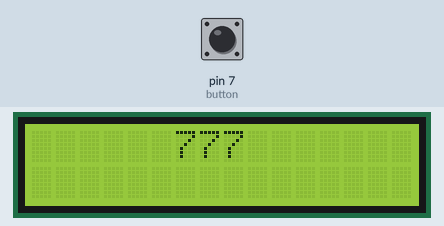
This sketch was run on a simulated Arduino Uno, built with avr-gcc and run on an emulated ATmega328P. Parts: 16×2 character LCD. The inputs (shaded band) are chosen by the test bench; at power-on: pin 7 (button) LOW. Random numbers use the default seed unless the sketch sets one.

Above: at 1.2 s.
1.3 s: pin 7 (button) pulled HIGH for 0.15 s
At 1.63 s:
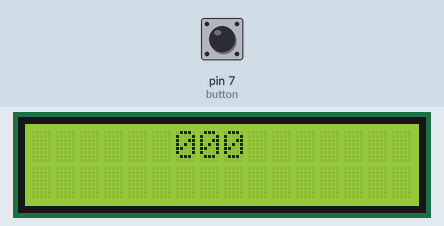
2.9 s: pin 7 (button) pulled HIGH for 1 s
At 2.9 s:
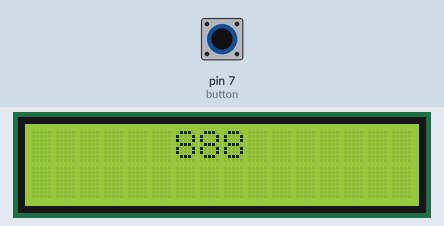
Timing chart, 0 to 5.9 s (numbered marks = the images above; inputs shaded):
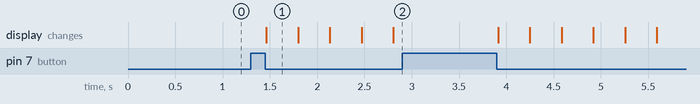

The sketch:

buttonWithLCD.ino
```cpp
#include <LiquidCrystal_I2C.h>
#include <Wire.h>
LiquidCrystal_I2C lcd(0x3F, 16, 2);
int button=7;
int flag=0;
void setup() {
  pinMode(button, INPUT);
  lcd.init();
  lcd.backlight();

  //lcd.setCursor(0, 0);

}

void loop() {
 lcd.setCursor(6,0);
 lcd.print("777");
 while(true){
  if(digitalRead(button)==HIGH){
    while(true){
      for(int i=0;i<9;i++){
        if(digitalRead(button)==HIGH){
          int f = random(9);
          int s = random(9);
          int t = random(9);
          lcd.clear();
          lcd.setCursor(6,0);
          lcd.print(f);
          lcd.print(s);
          lcd.print(t);
          break;
        }
        lcd.clear();
        lcd.setCursor(6,0);
        lcd.print(i);
        lcd.print(i);
        lcd.print(i);
        delay(10);
      }
    }
    break;
  }
  }
 }
  /* if(val>0){
    Serial.print("button push: ");
    Serial.println(val);
    digitalWrite(led1,HIGH);
    digitalWrite(led2,HIGH);
    digitalWrite(led3, LOW);
  }else{
    digitalWrite(led1, LOW);
    digitalWrite(led2, LOW);
    digitalWrite(led3,HIGH);

  } */
```

Measured:
- after the input at 1.3 s, the display: changes after 0.16 s (image 1)
